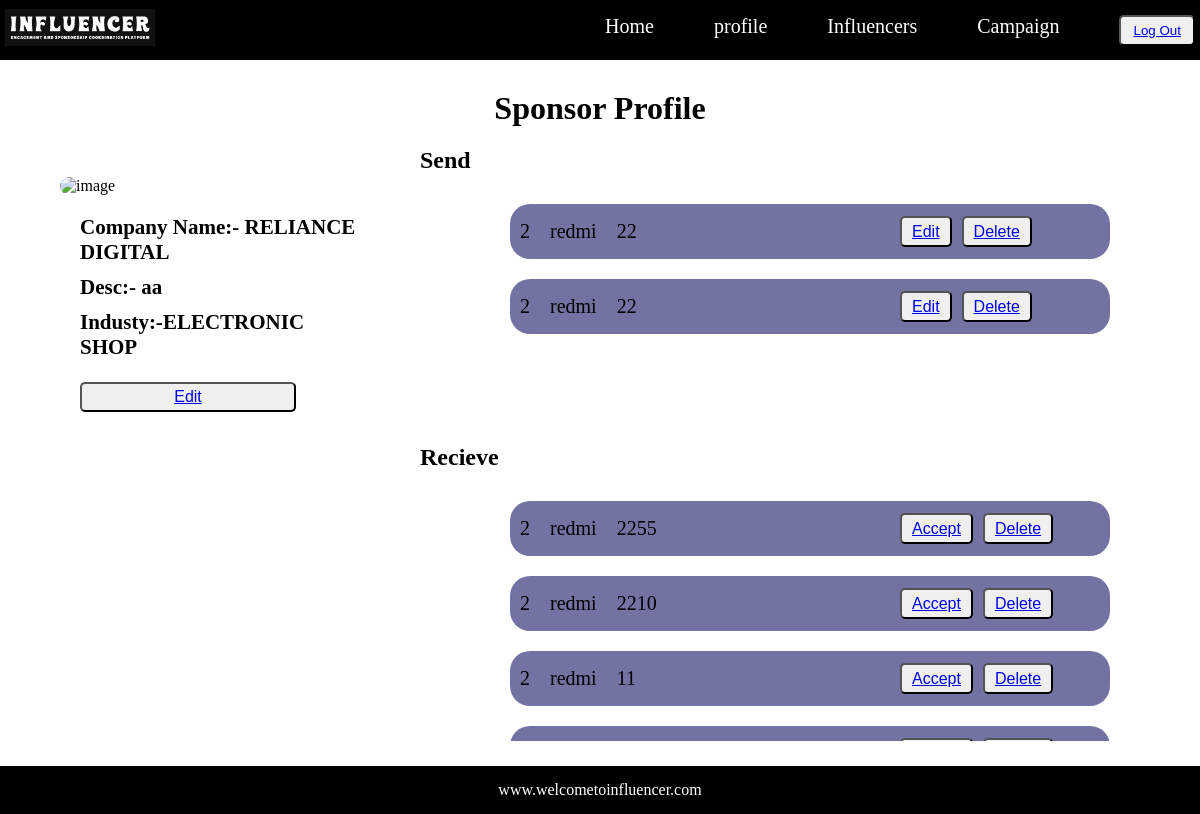
Page /sponsor_profile (signed in) on the committed database.
### model.py (models this page shows)
class Sponsors(db.Model):
    sponsor_id = db.Column(db.Integer(),primary_key=True)
    user_id = db.Column(db.Integer(),nullable=False)
    img = db.Column(db.LargeBinary,nullable=False)
    company_name = db.Column(db.String(),nullable=False)
    desc = db.Column(db.String(),nullable=False)
    industry = db.Column(db.String(),nullable=False)

class Add_request(db.Model):
    request_id = db.Column(db.Integer(),primary_key=True)
    from_id = db.Column(db.Integer(),nullable=False)
    too_id = db.Column(db.Integer(),nullable=False)
    brand_name = db.Column(db.String,nullable=False)
    messages = db.Column(db.String(),nullable=False)
    requirements = db.Column(db.String(),nullable=False)
    payment_amount = db.Column(db.Integer(),nullable=False)
    status = db.Column(db.String(),nullable=False)

### controller.py (the view)
@app.route("/sponsor_profile")
def sponsor_profile():
    if 'username' in session:
        user=Register.query.filter_by(username=session['username']).first()
        if user.role=='sponsor':
            sponsor=Sponsors.query.filter_by(user_id=user.id).first()
            request_sponsor = Add_request.query.filter_by(from_id=user.id,status='pending')
            renegotiate_sponsor = Add_request.query.filter_by(from_id=user.id,status='renegotiate')
            return render_template('sponsor_profile.html',sponsor=sponsor,role=user.role,request_sponsor=request_sponsor,renegotiate_sponsor=renegotiate_sponsor)
    return redirect('/login')

### templates/sponsor_profile.html
{% extends 'layout.html' %}
{% block body %}
<div class="profile">
    <h1>Sponsor Profile</h1>
    <div class="profile-con">
        <div class="left-con">
            <div class="influ-profile">
                <img width="320px" src="{{ url_for('get_image1', image_id=sponsor.sponsor_id) }}" alt="image">
                <div class="left-con-desc">
                    <h2>Company Name:- {{ sponsor.company_name }}</h2>
                    <h2>Desc:- {{ sponsor.desc }}</h2>
                    <h2>Industy:-{{ sponsor.industry }}</h2>
                    <button style="width: 18vw;" class="btn"><a href="/edit_sponsor/{{sponsor.sponsor_id}}">Edit</a></button>
                </div>
            </div>
        </div>
        <div class="right-con">
            <h2>Send</h2>
            <div class="campaigns">
                {% for request in request_sponsor %}
                <div class="campaign">
                    <div class="camp-content">
                        <p class="para">{{ request.from_id }}</p>
                        <p class="para">{{ request.brand_name }}</p>
                        <p class="para">{{ request.payment_amount }}</p>
                    </div>
                    <div class="camp-btn">
                        <button class="btn"><a href="/edit_request/{{request.request_id}}">Edit</a></button>
                        <button class="btn"><a href="/delete_request/{{request.request_id}}">Delete</a></button>
                    </div>
                </div>
                {% endfor %}
            </div>
            <h2>Recieve</h2>
            <div class="campaigns">
                {% for renegotiate in renegotiate_sponsor %}
                <div class="campaign">
                    <div class="camp-content">
                        <p class="para">{{ renegotiate.from_id }}</p>
                        <p class="para">{{ renegotiate.brand_name }}</p>
                        <p class="para">{{ renegotiate.payment_amount }}</p>
                    </div>
                    <div class="camp-btn">
                        <button class="btn"><a href="/request_sponsor/{{renegotiate.request_id}}">Accept</a></button>
                        <button class="btn"><a href="/delete_request/{{renegotiate.request_id}}">Delete</a></button>
                    </div>
                </div>
                {% endfor %}
            </div>
        </div>
    </div>
</div>
{% endblock %}

### static/utilits.css (style rules this page uses)
* { margin: 0; padding: 0; }
.btn { padding: 4px 10px; border-radius: 5px; margin: 12px 0px; font-size: 16px; cursor: pointer; }
.profile-con { display: flex; flex-direction: row; }
.left-con { width: 35vw; min-height: 68vh; margin-top: 30px; padding: 0px auto; }
.influ-profile { width: 25vw; margin: 0px auto; }
.left-con-desc { display: flex; flex-direction: column; gap: 10px; justify-content: center; font-size: 14px; padding-left: 20px; margin-top: 20px; }
.right-con { width: 65vw; }
.campaigns { height: 30vh; margin-top: 30px; display: flex; flex-direction: column; gap: 20px; overflow-y: auto }
.campaign { background-color: rgb(115, 115, 163); display: flex; flex-direction: row; gap: 150px; width: 50vw; margin: 0px auto; border-radius: 20px; }
.camp-content { display: flex; flex-direction: row; width: 40%; }
.camp-btn { display: flex; flex-direction: row; gap: 10px; }
.para { padding: 4px 10px; border-radius: 5px; margin: 12px 0px; font-size: 20px; }
.profile > h1 { text-align: center; padding-top: 30px; padding-bottom: 20px; }
.influ-profile > img { border-radius: 10px; }

### rows in the picture
Sponsors: company_name "RELIANCE DIGITAL", desc "aa", industry "ELECTRONIC SHOP"
Add_request: from_id "2", brand_name "redmi", payment_amount "22"
Add_request: from_id "2", brand_name "redmi", payment_amount "22"
Add_request: from_id "2", brand_name "redmi", payment_amount "2255"
Add_request: from_id "2", brand_name "redmi", payment_amount "2210"
Add_request: from_id "2", brand_name "redmi", payment_amount "11"
